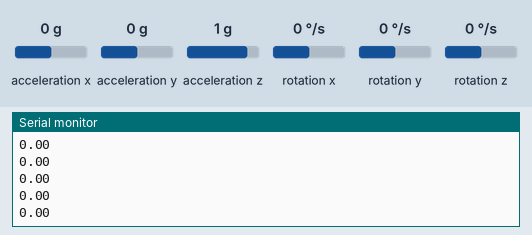
Recording of a sketch running on a simulated Arduino Uno, built with avr-gcc and run on an emulated ATmega328P. On the bench: the last lines printed to the serial monitor. The inputs (shaded band) are chosen by the test bench; at power-on: rotation y 0 °/s, acceleration x 0 g, acceleration y 0 g, acceleration z 1 g, rotation x 0 °/s, rotation z 0 °/s.

Above: at 3.7 s.
3.8 s: rotation y set to -192 °/s
At 4.6 s:
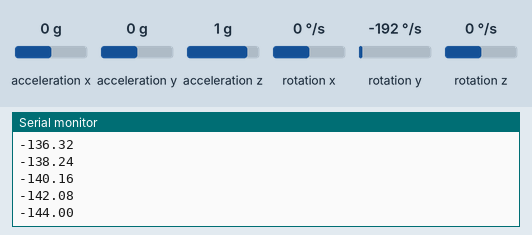
5.3 s: rotation y set to -100 °/s
At 6.3 s:
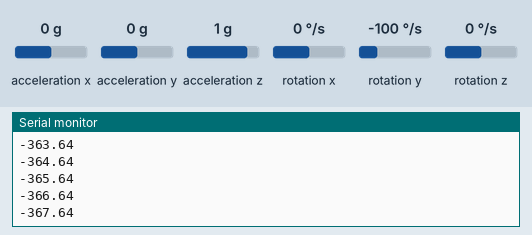
Timing chart, 0 to 8.3 s (numbered marks = the images above; inputs shaded):
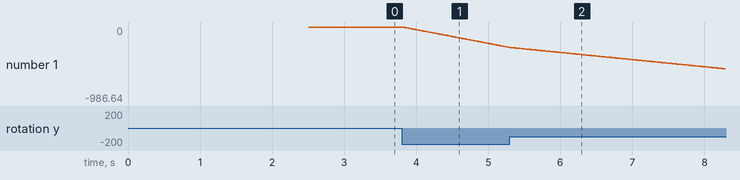

The sketch:

MPU.ino
```cpp
#include <Arduino.h>
#include <LiquidCrystal_I2C.h>
#include <Wire.h>
#include "MPU6050.h"

MPU6050 mpu;
// this constant won't change:
// const int buttonPin = 3; // the pin that the pushbutton is attached to
int gyroReading;
int fsrReading, brt, last;
int press, lastpress;
int tilted = 30;
int minVal = 265;
int maxVal = 402;
int hidungstate;
int sensorValue = 0;
float timeStep = 0.01;
float pitch = 0;
float sensorVoltage, kPa, PSI;
unsigned long timeBegin, timeEnd, time, totalTime;
unsigned long tstart, tend, ttime;
unsigned long fsrResistance;
unsigned long fsrConductance;
long fsrForce, mapped;
long timer = 0;

void setup()
{
  Serial.begin(9600);
  Wire.begin();
  delay(2500);
  while (!mpu.begin(MPU6050_SCALE_2000DPS, MPU6050_RANGE_2G))
    mpu.calibrateGyro();
  mpu.setThreshold(3);
}


void gyro()
{
  timer = millis();
  Vector norm =  mpu.readNormalizeGyro();
  pitch = pitch + norm.YAxis * timeStep;
  delay((timeStep * 1000) - (millis() - timer));
}

void loop()
{
  time = millis();
        gyro();
  Serial.println(pitch);

}
```

Measured:
- after the input at 3.8 s, the serial monitor: prints a new line at once (image 1)
- plotted number 1: 0 → -272.64 after the input at 3.8 s
